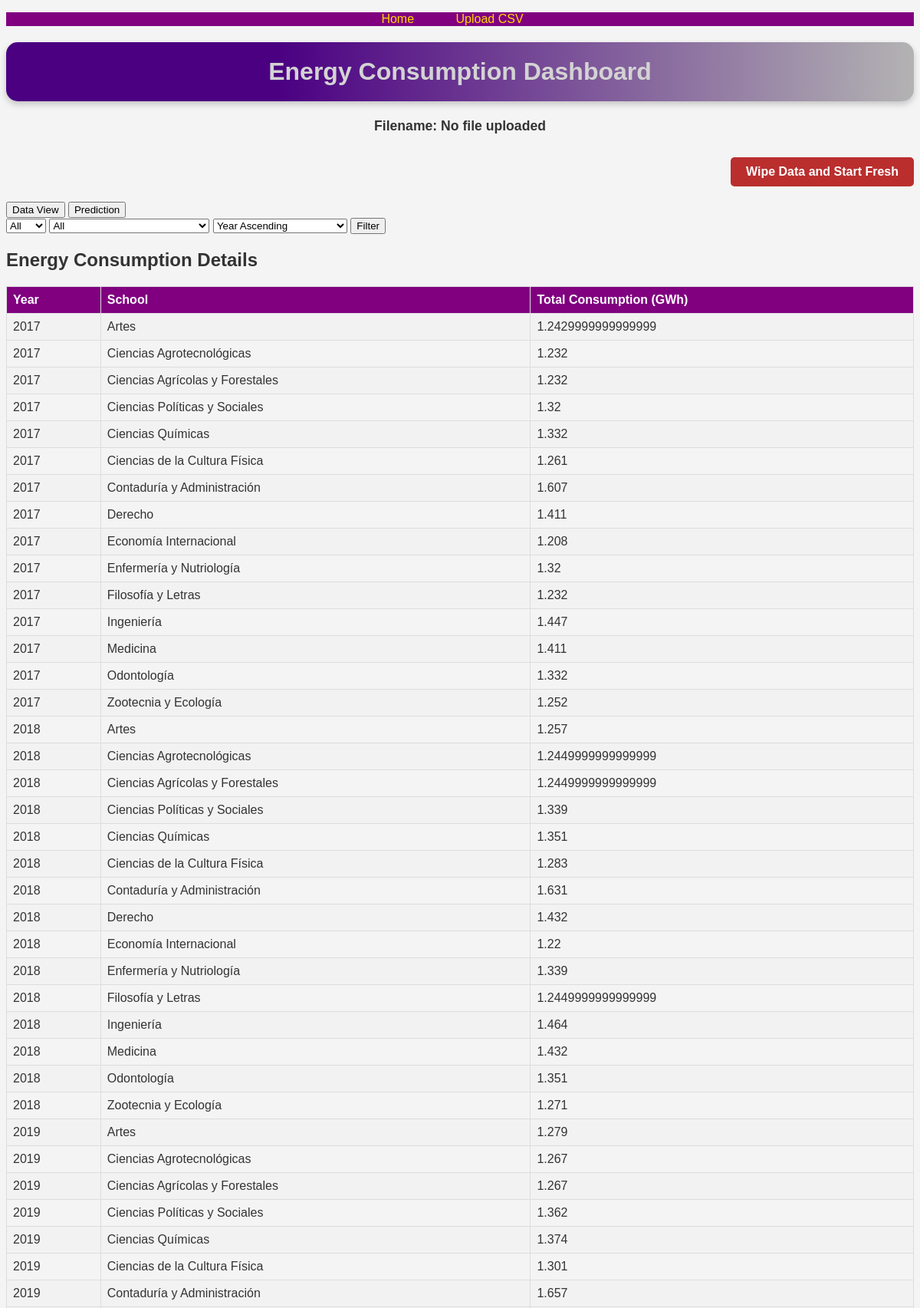
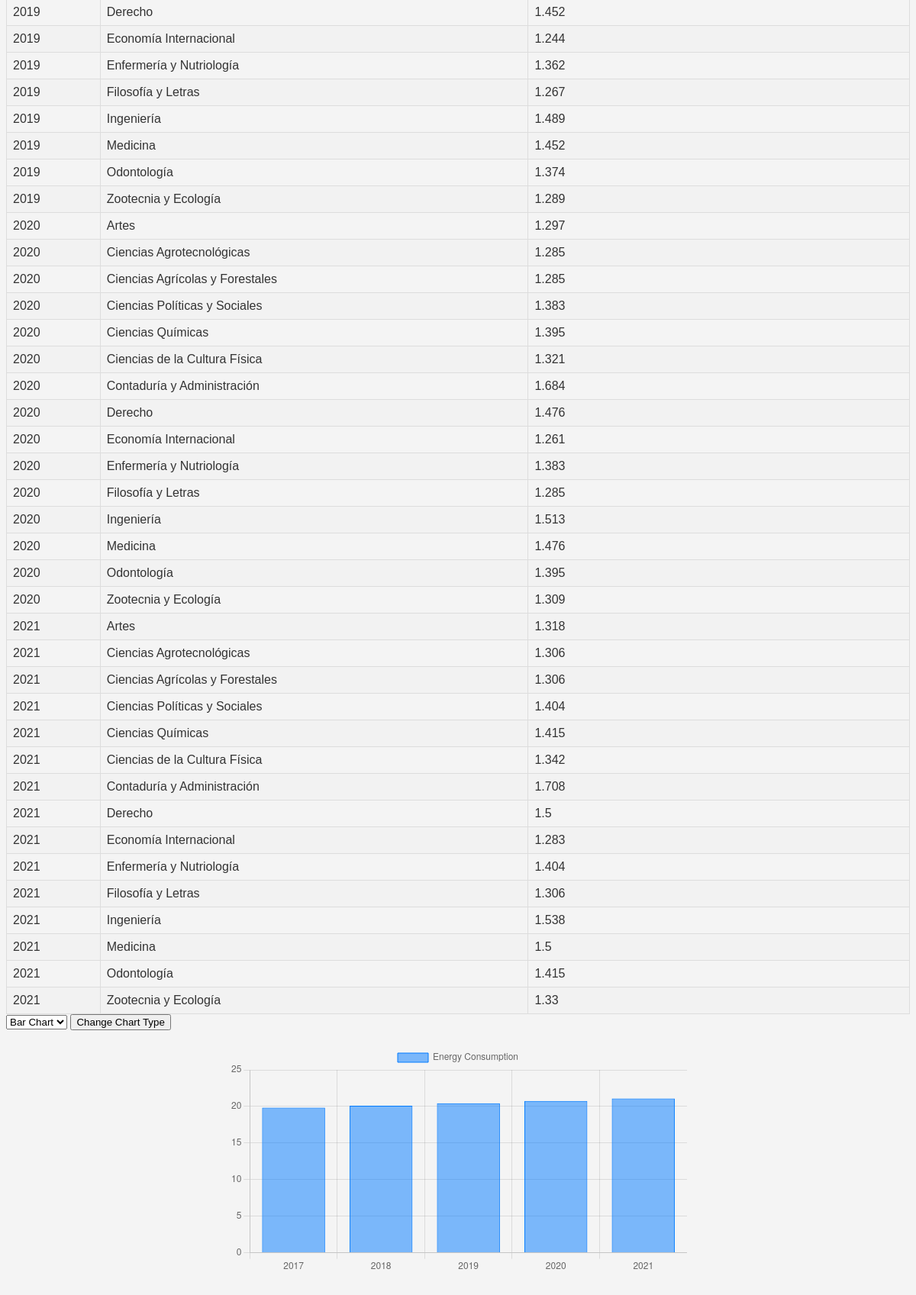
The page /campus-energy/dashboard/ on the database its author committed (2 pictures, top to bottom).
### CampusEnergy/models.py (models this page shows, shortened)
class School(models.Model):
    name = models.CharField(max_length=100)

### CampusEnergy/views.py (the view, shortened to what this page needs)
# urls.py: path('dashboard/', views.dashboard_view, name='dashboard_view'),
def dashboard_view(request):
    year_filter = request.GET.get('year', 'All')
    school_filter = request.GET.get('school', 'All')
    sort_order = request.GET.get('sort', 'year')  # Default sorting by year
    chart_type = request.GET.get('chart_type', 'bar')  # Default to 'bar' if not specified
    sort_order = request.GET.get('sort', 'year')  # Default sorting by year
    valid_sort_fields = {'year', '-year', 'school__name', '-school__name', 'total_consumption', '-total_consumption'}
    if sort_order not in valid_sort_fields:
        sort_order = 'year'  # Default to year if sort_order is invalid
    distinct_years = ['All'] + list(EnergyConsumption.objects.order_by('year').values_list('year', flat=True).distinct())
    schools = ['All', 'University Total'] + list(School.objects.values_list('name', flat=True))
    if year_filter == 'All' and school_filter == 'All':
        consumption_data = EnergyConsumption.objects.values('year', 'school__name').annotate(total_consumption=Sum('energy_consumed')).order_by(sort_order)
    elif school_filter == 'University Total':
        consumption_data = EnergyConsumption.objects.values('year').annotate(total_consumption=Sum('energy_consumed')).order_by(sort_order)
    chart_data = {
        'labels': [],  # Will hold the years or school names based on the filter
        'data': [],    # Will hold the corresponding total consumption
    }
    if year_filter == 'All' and school_filter == 'All':
        chart_data_query = EnergyConsumption.objects.values('year').annotate(total_consumption=Sum('energy_consumed')).order_by('year')
    elif school_filter == 'University Total':
        chart_data_query = EnergyConsumption.objects.values('year').annotate(total_consumption=Sum('energy_consumed')).order_by('year')
    for entry in chart_data_query:
        if school_filter == 'University Total':
            label = entry['year']
        else:
            label = entry['year'] if year_filter == 'All' else entry['school__name']
        chart_data['labels'].append(label)
        chart_data['data'].append(entry['total_consumption'])
    prediction_result = None
    data_view_active = True
    prediction_view_active = False
    return render(request, 'CampusEnergy/dashboard.html', {
        'consumption_data': consumption_data,
        'schools': schools,
        'distinct_years': distinct_years,
        'uploaded_file_name': request.session.get('uploaded_file_name', 'No file uploaded'),
        'year_filter': year_filter,
        'school_filter': school_filter,
        'chart_data': chart_data,
        'chart_type': chart_type,
        'prediction_result': prediction_result,
        'predict_year': predict_year if 'predict_year' in request.GET else None,
        'data_view_active': data_view_active,
        'prediction_view_active': prediction_view_active,
    })

### CampusEnergy/templates/CampusEnergy/dashboard.html (shortened to what this page needs)
{% load static %}
<!DOCTYPE html>
<html>
<head>
    <link rel="stylesheet" type="text/css" href="{% static 'css/dashboard.css' %}">
</head>
<body>
    <nav>
        <ul>
            <li><a href="{% url 'home' %}">Home</a></li>
            <li><a href="{% url 'upload_csv' %}">Upload CSV</a></li>
        </ul>
    </nav>
    <h1>Energy Consumption Dashboard</h1>
    <div class="header-area">
        <h2 id="file-name">Filename: {{ uploaded_file_name }}</h2>
        <a href="{% url 'wipe_data_view' %}" id="wipe-data-btn" class="wipe-button">Wipe Data and Start Fresh</a>
    </div>
<div class="tab">
    <button class="tablinks {% if data_view_active %}active{% endif %}" onclick="openTab(event, 'DataView')">Data View</button>
    <button class="tablinks {% if prediction_view_active %}active{% endif %}" onclick="openTab(event, 'Prediction')">Prediction</button>
</div>
    <div id="DataView" class="tabcontent">
    <form method="get" action="{% url 'dashboard_view' %}">
        <select name="year">
            {% for year in distinct_years %}
            <option value="{{ year }}" {% if year|stringformat:"s" == year_filter %}selected{% endif %}>
                {{ year }}
            </option>
            {% endfor %}
        </select>
        <select name="school">
            {% for school in schools %}
            <option value="{{ school }}" {% if school == school_filter %}selected{% endif %}>
                {{ school }}
            </option>
            {% endfor %}
        </select>
        <select name="sort">
            <option value="year">Year Ascending</option>
        </select>
        <button type="submit">Filter</button>
    </form>
    <h2>Energy Consumption Details</h2>
    <table>
        <tr>
            <th>Year</th>
            <th>School</th>
            <th>Total Consumption (GWh)</th>
        </tr>
        {% for entry in consumption_data %}
        <tr>
            <td>{{ entry.year }}</td>
            <td>{% if school_filter == 'University Total' %}Total{% else %}{{ entry.school__name }}{% endif %}</td>
            <td>{{ entry.total_consumption }}</td>
        </tr>
        {% endfor %}
    </table>
    <form method="get" action="{% url 'dashboard_view' %}">
        <select name="chart_type">
            <option value="bar" {% if chart_type == 'bar' %}selected{% endif %}>Bar Chart</option>
        </select>
        <button type="submit">Change Chart Type</button>
    </form>
    <div class="chart-container">
        <canvas id="energyChart"></canvas>
    </div>
</div>
    <script>
        var ctx = document.getElementById('energyChart').getContext('2d');
        var chartType = "{{ chart_type }}";
        // Check if a previous chart instance exists and destroy it
        if (window.energyChart && typeof window.energyChart.destroy === 'function') {
            window.energyChart.destroy();
        }
        // Configuration for the chart
        var config = {
            type: chartType,
            data: {
                labels: {{ chart_data.labels|safe }},
                datasets: [{
                    label: 'Energy Consumption',
                    data: {{ chart_data.data|safe }},
                    backgroundColor: chartType === 'bar' ? 'rgba(0, 123, 255, 0.5)' : null,
                    borderColor: chartType === 'bar' ? 'rgba(0, 123, 255, 1)' : null,
                    borderWidth: 1
                }]
            },
            options: {
                // Chart options
            }
        };
        // Create the chart
        window.energyChart = new Chart(ctx, config);
    </script>
</body>
</html>

### CampusEnergy/static/css/dashboard.css (style rules this page uses)
body { font-family: 'Arial', sans-serif; background-color: #f4f4f4; color: #333; }
nav ul { list-style: none; padding: 0; background-color: #800080; text-align: center; }
nav ul li { display: inline; margin-right: 20px; }
nav a { color: #FFD700; text-decoration: none; padding: 10px 15px; }
h1 { color: lightgray; background: linear-gradient(90deg, rgb(75, 0, 130) 30%, rgb(179, 179, 179) 100%); text-align: center; padding: 20px; border-radius: 15px; box-shadow: 0 4px 8px rgba(0, 0, 0, 0.2); animation: pulseAnimation 2s ease-out; }
#file-name { text-align: center; margin: 10px 0; font-size: 1.1em; color: #333; }
table { width: 100%; border-collapse: collapse; margin-top: 20px; }
th, td { border: 1px solid #ddd; padding: 8px; text-align: left; }
th { background-color: #800080; color: white; }
tr:nth-child(even) { background-color: #f2f2f2; }
.wipe-button { display: inline-block; background-color: rgb(186, 46, 46); color: white; padding: 10px 20px; margin: 20px 0; border: none; border-radius: 5px; font-weight: bold; text-decoration: none; float: right; }
.header-area::after { content: ""; clear: both; display: table; }
.chart-container { max-width: 600px; margin: 0 auto; padding: 20px; }

### rows shown on the page
School: year "2017", school__name "Artes", total_consumption "1.2429999999999999", year "2018", total_consumption "1.257", year "2019", total_consumption "1.279", year "2020", total_consumption "1.297", year "2021", total_consumption "1.318"
School: year "2017", school__name "Ciencias Agrotecnológicas", total_consumption "1.232", year "2018", total_consumption "1.2449999999999999", year "2019", total_consumption "1.267", year "2020", total_consumption "1.285", year "2021", total_consumption "1.306"
School: year "2017", school__name "Ciencias Agrícolas y Forestales", total_consumption "1.232", year "2018", total_consumption "1.2449999999999999", year "2019", total_consumption "1.267", year "2020", total_consumption "1.285", year "2021", total_consumption "1.306"
School: year "2017", school__name "Ciencias Políticas y Sociales", total_consumption "1.32", year "2018", total_consumption "1.339", year "2019", total_consumption "1.362", year "2020", total_consumption "1.383", year "2021", total_consumption "1.404"
School: year "2017", school__name "Ciencias Químicas", total_consumption "1.332", year "2018", total_consumption "1.351", year "2019", total_consumption "1.374", year "2020", total_consumption "1.395", year "2021", total_consumption "1.415"
School: year "2017", school__name "Ciencias de la Cultura Física", total_consumption "1.261", year "2018", total_consumption "1.283", year "2019", total_consumption "1.301", year "2020", total_consumption "1.321", year "2021", total_consumption "1.342"
School: year "2017", school__name "Contaduría y Administración", total_consumption "1.607", year "2018", total_consumption "1.631", year "2019", total_consumption "1.657", year "2020", total_consumption "1.684", year "2021", total_consumption "1.708"
School: year "2017", school__name "Derecho", total_consumption "1.411", year "2018", total_consumption "1.432", year "2019", total_consumption "1.452", year "2020", total_consumption "1.476", year "2021", total_consumption "1.5"
School: year "2017", school__name "Economía Internacional", total_consumption "1.208", year "2018", total_consumption "1.22", year "2019", total_consumption "1.244", year "2020", total_consumption "1.261", year "2021", total_consumption "1.283"
School: year "2017", school__name "Enfermería y Nutriología", total_consumption "1.32", year "2018", total_consumption "1.339", year "2019", total_consumption "1.362", year "2020", total_consumption "1.383", year "2021", total_consumption "1.404"
School: year "2017", school__name "Filosofía y Letras", total_consumption "1.232", year "2018", total_consumption "1.2449999999999999", year "2019", total_consumption "1.267", year "2020", total_consumption "1.285", year "2021", total_consumption "1.306"
School: year "2017", school__name "Ingeniería", total_consumption "1.447", year "2018", total_consumption "1.464", year "2019", total_consumption "1.489", year "2020", total_consumption "1.513", year "2021", total_consumption "1.538"
School: year "2017", school__name "Medicina", total_consumption "1.411", year "2018", total_consumption "1.432", year "2019", total_consumption "1.452", year "2020", total_consumption "1.476", year "2021", total_consumption "1.5"
School: year "2017", school__name "Odontología", total_consumption "1.332", year "2018", total_consumption "1.351", year "2019", total_consumption "1.374", year "2020", total_consumption "1.395", year "2021", total_consumption "1.415"
School: year "2017", school__name "Zootecnia y Ecología", total_consumption "1.252", year "2018", total_consumption "1.271", year "2019", total_consumption "1.289", year "2020", total_consumption "1.309", year "2021", total_consumption "1.33"

### other values the page prints
{{ uploaded_file_name }} "No file uploaded"
form field year "All"
form field school "All"
chart data {{ chart_data.labels|safe }} [2017, 2018, 2019, 2020, 2021]
chart data {{ chart_data.data|safe }} [19.84, 20.105, 20.436, 20.748, 21.075]
